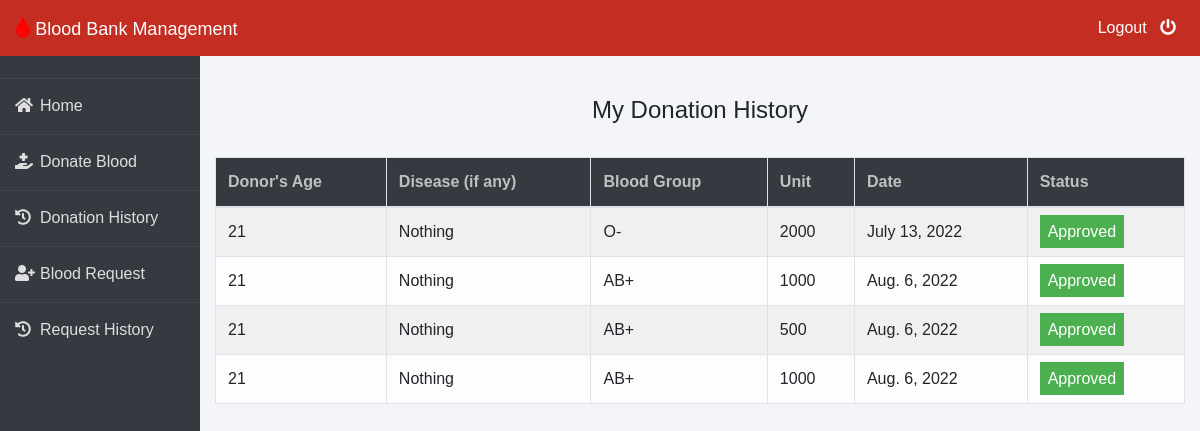
/donor/donation-history (signed in), run on the app's committed database.
### donor/models.py (models this page shows, shortened)
class BloodDonate(models.Model):
    donor=models.ForeignKey(Donor,on_delete=models.CASCADE)
    disease=models.CharField(max_length=100,default="Nothing")
    age=models.PositiveIntegerField()
    bloodgroup=models.CharField(max_length=10)
    unit=models.PositiveIntegerField(default=0)
    status=models.CharField(max_length=20,default="Pending")
    date=models.DateField(auto_now=True)

### donor/views.py (the view)
# urls.py: path('donation-history', views.donation_history_view,name='donation-history'),
def donation_history_view(request):
    donor= models.Donor.objects.get(user_id=request.user.id)
    donations=models.BloodDonate.objects.all().filter(donor=donor)
    return render(request,'donor/donation_history.html',{'donations':donations})

### templates/donor/donation_history.html (shortened to what this page needs)
{% extends 'donor/donorbase.html' %}
{% block content %}
{% load widget_tweaks %}
{%load static%}
<head>
   </head>
<br><br>
<div class="container">
    <H4 class="text-center">My Donation History</H4><br>
    <table class="table table-light table-hover table-bordered table-striped">
        <thead class="bg-dark">
            <tr>
                <th scope="col" style="color: rgb(192, 192, 192);">Donor's Age</th>
                <th scope="col" style="color: rgb(192, 192, 192);">Disease (if any)</th>
                <th scope="col" style="color: rgb(192, 192, 192);">Blood Group</th>
                <th scope="col" style="color: rgb(192, 192, 192);">Unit</th>
                <th scope="col" style="color: rgb(192, 192, 192);">Date</th>
                <th scope="col" style="color: rgb(192, 192, 192);">Status</th>
            </tr>
        </thead>
        <tbody>
            {% for t in donations %}
            <tr>
                <td>{{t.age}}</td>
                <td> {{t.disease}}</td>
                <td>{{t.bloodgroup}}</td>
                <td>{{t.unit}}</td>
                <td>{{t.date}}</td>
                {% if t.status == 'Approved' %}
                <td><span class="label success"> Approved</span></td>
                {% elif t.status == 'Rejected' %}
                <td><span class="label danger">Rejected</span></td>
                {% else %}
                <td><span style="color: white;margin-left: 0px;" class="label info">Pending</span></td>
                {% endif %}
            </tr>
            {% endfor %}
        </tbody>
    </table>
</div>
{% endblock content %}

### templates/donor/donorbase.html (style rules this page uses)
* { margin: 0; padding: 0; box-sizing: border-box; list-style: none; text-decoration: none; font-family: 'Josefin Sans', sans-serif; }
body { background-color: #f3f5f9; }

### templates/donor/donation_history.html (style rules this page uses)
.label { color: white; padding: 8px; }
.success { background-color: #4CAF50; }

### data on the page
BloodDonate: age "21", disease "Nothing", bloodgroup "O-", unit "2000", date "July 13, 2022", status "Approved"
BloodDonate: age "21", disease "Nothing", bloodgroup "AB+", unit "1000", date "Aug. 6, 2022", status "Approved"
BloodDonate: age "21", disease "Nothing", bloodgroup "AB+", unit "500", date "Aug. 6, 2022", status "Approved"
BloodDonate: age "21", disease "Nothing", bloodgroup "AB+", unit "1000", date "Aug. 6, 2022", status "Approved"
